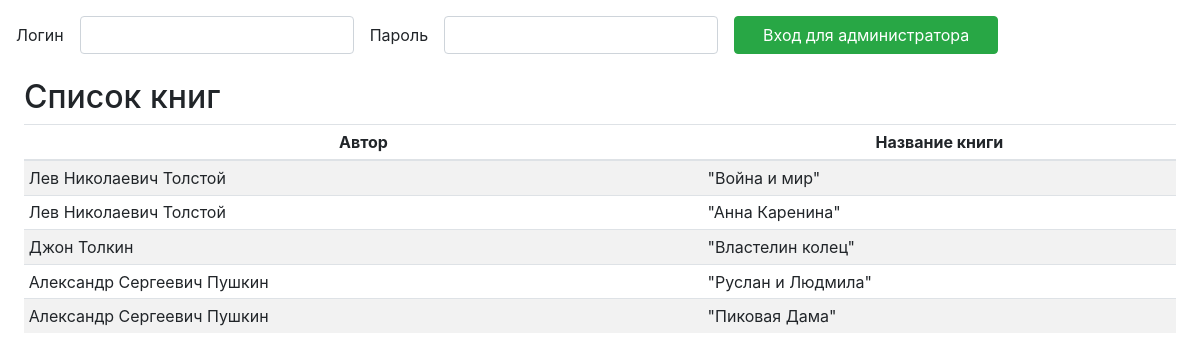
The page / on the database its author committed.
### tables this page shows
CREATE TABLE `books` (
  `id` int(11) NOT NULL AUTO_INCREMENT,
  `author_id` int(11) NOT NULL,
  `name` varchar(1000) NOT NULL,
  `created` timestamp NOT NULL DEFAULT current_timestamp(),
  `last_modified` timestamp NOT NULL DEFAULT current_timestamp(),
  PRIMARY KEY (`id`),
  KEY `author_id` (`author_id`),
  CONSTRAINT `books_ibfk_1` FOREIGN KEY (`author_id`) REFERENCES `authors` (`id`)
);

CREATE TABLE `authors` (
  `id` int(11) NOT NULL AUTO_INCREMENT,
  `first_name` varchar(30) NOT NULL,
  `patronymic` varchar(30) DEFAULT NULL,
  `last_name` varchar(50) NOT NULL,
  `created` timestamp NOT NULL DEFAULT current_timestamp(),
  `last_modified` timestamp NOT NULL DEFAULT current_timestamp(),
  PRIMARY KEY (`id`)
);

### controllers/App.php (called while the page is built, shortened)
<?php
class App{
    public function __construct($config) {
        $this -> init();
    }
    private function init() {
        $data = Model::getByQuery("SELECT author_id, first_name, patronymic, last_name, b.id, name FROM books AS b LEFT JOIN authors AS a on b.author_id=a.id");
        include BASE . '/views/main.php';
    }
}

### index.php (called while the page is built, shortened)
<?php
require_once 'config.php';
$app = new App($config);

### models/Model.php (called while the page is built, shortened)
<?php
class Model{
    public static $db;
    public static function init($host, $user, $pass, $dbName) {
        self::$db = new \mysqli($host, $user, $pass, $dbName);
    }
    public static function getByQuery($query){
        $data = [];
		$res = self::$db -> query($query);
		if ($res && $res -> num_rows > 0) {
			while ($d = $res -> fetch_assoc()) {
                $data[] = $d;
            }
		}
		return $data;
    }
}

### views/main.php (the view, shortened to what this page needs)
<!doctype html>
<html lang="en">
  <head>
    <link href="inc/css/bootstrap.min.css" rel="stylesheet">
  </head>
  <body>
    <form method="post">
        <div class="form-inline">
			<label class="col-form-label  m-3">Логин</label>
            <div>
                <input type="text" class="form-control" name="login" />
            </div>
			<label class="col-form-label m-3">Пароль</label>
            <div>
                <input type="password" class="form-control" name="password" />
            </div>
            <div>
                <button name="admin" class="btn btn-success btn-block  m-3" type="submit">Вход для администратора</button>
            </div>
		</div>
    </form>
    <div class="container-fluid">
      <div class="row">
        <main role="main" class="col-12 ml-sm-auto px-4">
          <h2>Список книг</h2>
          <div class="table-responsive">
            <table class="table table-striped table-sm">
              <thead>
                <tr align="center">
                  <th>Автор</th>
                  <th>Название книги </th>
                </tr>
              </thead>
              <tbody>
                    <?php foreach($data as $item): ?>
                        <tr align="left">
                            <td><?=$item['first_name'].' '.(isset($item['patronymic']) && $item['patronymic'] != null ? $item['patronymic'].' ' : '').$item['last_name'];?></a></td>
                            <td><?=$item['name'];?></td>
                        </tr>
                    <?php endforeach; ?>
              </tbody>
            </table>
          </div>
        </main>
      </div>
    </div>
</body>
</html>

### rows shown on the page
books: author.first_name "Лев", author.patronymic "Николаевич", author.last_name "Толстой", name "\"Война и мир\""
books: author.first_name "Лев", author.patronymic "Николаевич", author.last_name "Толстой", name "\"Анна Каренина\""
books: author.first_name "Джон", author.last_name "Толкин", name "\"Властелин колец\""
books: author.first_name "Александр", author.patronymic "Сергеевич", author.last_name "Пушкин", name "\"Руслан и Людмила\""
books: author.first_name "Александр", author.patronymic "Сергеевич", author.last_name "Пушкин", name "\"Пиковая Дама\""
